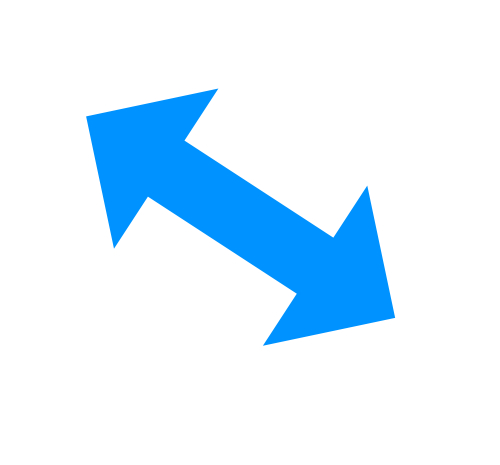
#> input picture images/one_shape.jpg, 500 x 465 px, found by its file name
$ python 01.2_contours.py
#> lines starting #> are read from the running program, lines starting #| are printed output that depends on the picture; after the words box and inside, x2 and y2 are one past the last pixel; in counts of white or black regions, pixels touching at a corner belong together
# https://docs.opencv.org/master/d3/d05/tutorial_py_table_of_contents_contours.html

import cv2
import numpy as np

image  = cv2.imread("images\\one_shape.jpg")
#> image is the input picture: shape (465, 500, 3); mean B, G, R 255, 240.9, 221.9
gray = cv2.cvtColor(image, cv2.COLOR_BGR2GRAY)
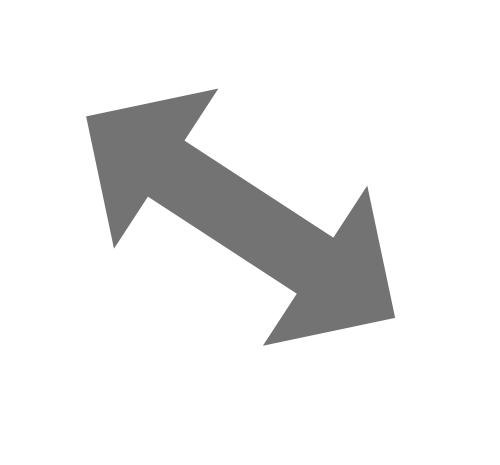
#> gray: shape (465, 500); min 114, max 255, mean 236.8


def show_image(winname, image, destroy=False):
    cv2.imshow(winname, image)
    cv2.waitKey(0)
    if destroy:
        cv2.destroyAllWindows()

# ---------------------------------------------------------------------------- #
#? Bounding Rectangle

_, thresh = cv2.threshold(gray, 150, 255, cv2.THRESH_BINARY_INV)
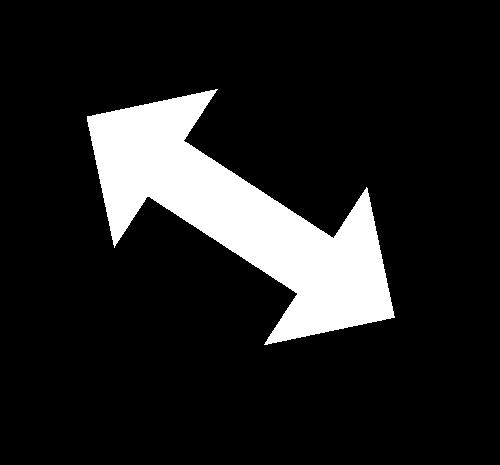
#> thresh: shape (465, 500); 12.9% white; 1 white region

# find contours
contours, _ = cv2.findContours(thresh, cv2.RETR_TREE, cv2.CHAIN_APPROX_SIMPLE)
#> contours = 1 contour; box (x1, y1, x2, y2) and area: (87, 89, 395, 345) 29400

# draw contours
cnt = contours[0]
#> cnt = contour of 573 points, box (x1, y1, x2, y2) (87, 89, 395, 345), area 29400
result = cv2.drawContours(image.copy(), [cnt], 0, (0,255,0), 2)
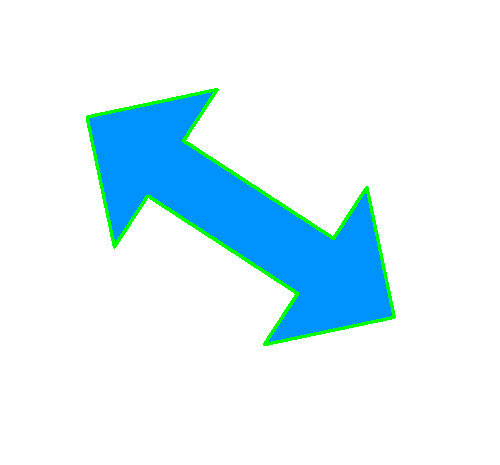
#> result: shape (465, 500, 3); mean B, G, R 250.7, 242.1, 220.6

show_image("Image with contours", result)

#! Straight rectangle

x,y,w,h = cv2.boundingRect(cnt)
#> x = 87; y = 89; w = 308; h = 256
straight_rect = cv2.rectangle(image.copy(), (x,y), (x+w, y+h), (0,0,255),3)
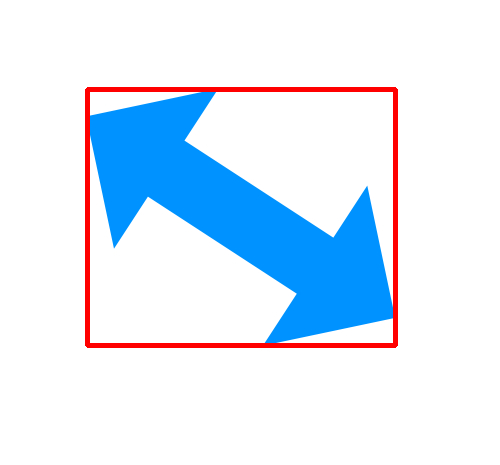
#> straight_rect: shape (465, 500, 3); mean B, G, R 248.8, 234.7, 222

show_image("Image with Staright rectangle", straight_rect)

#! Best fit rectangle

rect = cv2.minAreaRect(cnt)
#> rect = ((240.1, 216.7), (260.3, 260.4), -11.92)
box = cv2.boxPoints(rect)
#> box = [[139.6, 370.9], [85.88, 116.1], [340.6, 62.39], [394.4, 317.2]]
box = np.int0(box)
#> box = [[139, 370], [85, 116], [340, 62], [394, 317]]
best_rect = cv2.drawContours(image.copy(), [box], 0, (0,0,255), 2)

show_image("Image with Best fit rectangle", best_rect)

# ---------------------------------------------------------------------------- #
#? Minimum Enclosing Circle

(x,y),radius = cv2.minEnclosingCircle(cnt)
#> x = 240.5; y = 216.5; radius = 183.5
center = (int(x),int(y))
#> center = (240, 216)
radius = int(radius)
#> radius = 183
enclosing_circle = cv2.circle(image.copy(), center, radius, (0,0,255), 2)
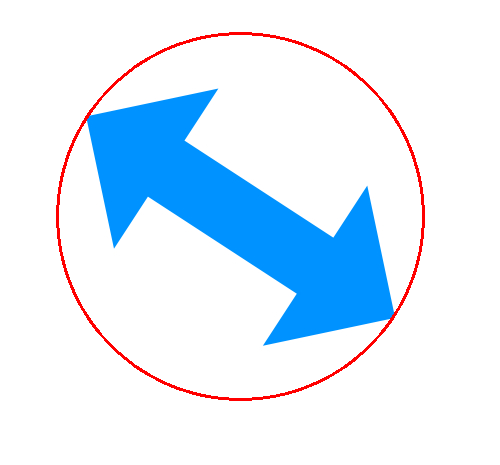
#> enclosing_circle: shape (465, 500, 3); mean B, G, R 251.2, 237.1, 221.9

show_image("Minimum Enclosing Circle", enclosing_circle)

# ---------------------------------------------------------------------------- #
#? Fitting an Ellipse

ellipse = cv2.fitEllipse(cnt)
#> ellipse = ((240.1, 217), (173.3, 322.9), 123)
fitted_ellipse = cv2.ellipse(image.copy(), ellipse, (0, 0, 255), 2)

show_image("Fitting an Ellipse", fitted_ellipse)

# ---------------------------------------------------------------------------- #
#? Fitting a Line

rows,cols = image.shape[:2]
#> rows = 465; cols = 500
[vx,vy,x,y] = cv2.fitLine(cnt, cv2.DIST_L2,0,0.01,0.01)
#> vx = [0.839]; vy = [0.545]; x = [240.7]; y = [217.2]
lefty = int((-x*vy/vx) + y)
#> lefty = 60
righty = int(((cols-x)*vy/vx)+y)
#> righty = 385
line_fitted = cv2.line(image.copy(), (cols-1,righty), (0,lefty), (0,0,255), 2)

show_image("Fitting a Line", line_fitted, destroy=True)

# ---------------------------------------------------------------------------- #
